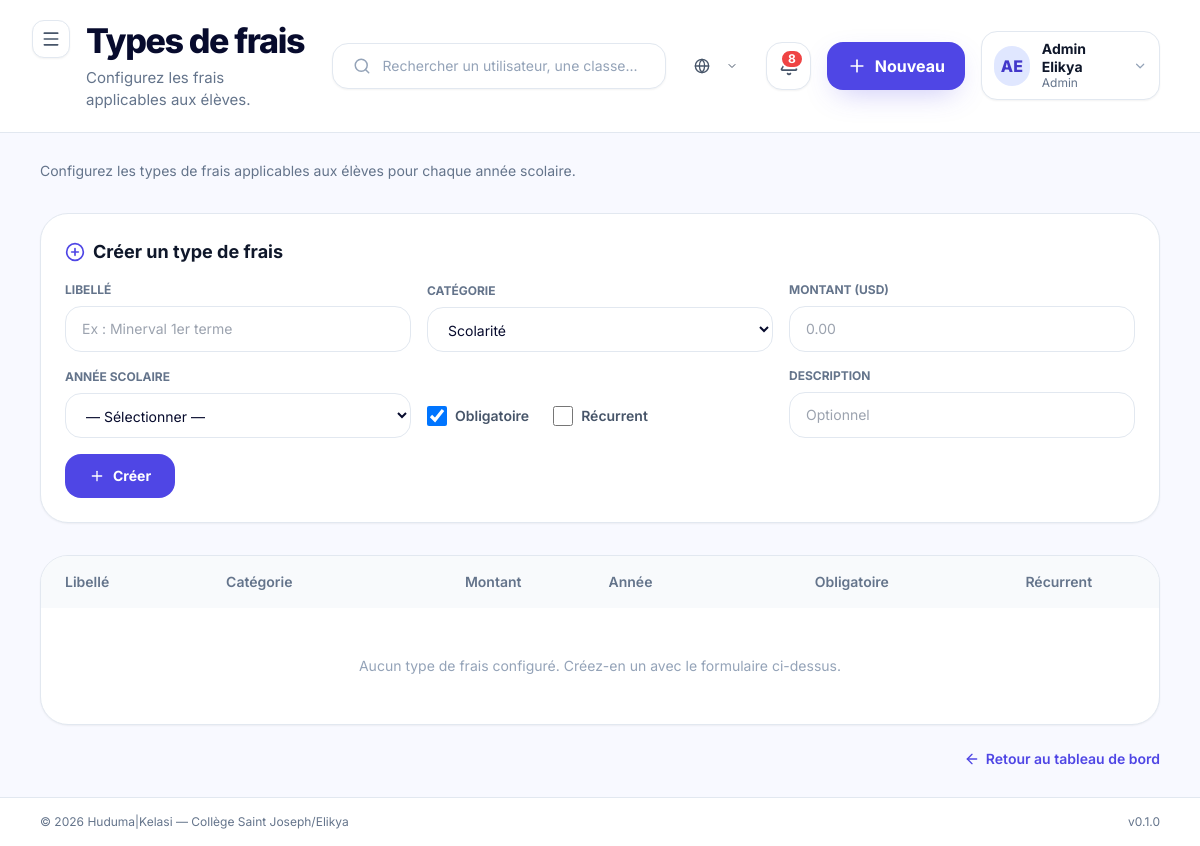
The page /finance/types/ (signed in) on the database its author committed.
### apps/accounts/models.py (models this page shows, shortened)
class User(AbstractBaseUser, PermissionsMixin, BaseModel):
    email = models.EmailField(
        unique=True,
        verbose_name=_("Email"),
        help_text=_("Adresse email utilisée comme identifiant de connexion."),
    )
    first_name = models.CharField(
        max_length=80,
        verbose_name=_("Prénom"),
    )
    last_name = models.CharField(
        max_length=80,
        verbose_name=_("Nom"),
    )
    role = models.CharField(
        max_length=30,
        choices=UserRole.choices,
        default=UserRole.ELEVE,
        verbose_name=_("Rôle"),
        help_text=_("Rôle de l'utilisateur dans la plateforme."),
    )
    phone = models.CharField(
        max_length=30,
        blank=True,
        default="",
        verbose_name=_("Téléphone"),
    )
    avatar = models.ImageField(
        upload_to="avatars/",
        blank=True,
        null=True,
        verbose_name=_("Avatar"),
    )
    is_active = models.BooleanField(
        default=True,
        verbose_name=_("Actif"),
    )
    is_staff = models.BooleanField(
        default=False,
        verbose_name=_("Accès admin Django"),
    )
    date_joined = models.DateTimeField(
        auto_now_add=True,
        verbose_name=_("Date d'inscription"),
    )
    USERNAME_FIELD = "email"
    REQUIRED_FIELDS = ["first_name", "last_name"]
    objects = UserManager()
    class Meta:
        verbose_name = _("Utilisateur")
        verbose_name_plural = _("Utilisateurs")
        ordering = ["last_name", "first_name"]
        indexes = [
            models.Index(fields=["role"]),
            models.Index(fields=["is_active"]),
        ]
    @property
    def full_name(self) -> str:
        return f"{self.first_name} {self.last_name}".strip()
    @property
    def short_label(self) -> str:
        return ROLE_SHORT_LABELS.get(self.role, self.role)
    @property
    def initials(self) -> str:
        first = (self.first_name or "").strip()
        last = (self.last_name or "").strip()
        if first and last:
            return f"{first[0]}{last[0]}".upper()
        if first:
            return first[0].upper()
        if self.email:
            return self.email[0].upper()
        return "?"

### apps/finance/views.py (the view)
# urls.py: path("types/", FraisTypeListView.as_view(), name="frais_type_list"),
class FraisTypeListView(RoleRequiredMixin, ListView):
    model = FraisType
    template_name = "pages/admin/finance/frais_types.html"
    context_object_name = "frais_types"
    allowed_roles = [UserRole.ADMIN]
    def get_queryset(self):
        return FraisType.objects.select_related("annee_scolaire").all().order_by(
            "-annee_scolaire__date_debut", "categorie", "libelle"
        )
    def get_context_data(self, **kwargs):
        ctx = super().get_context_data(**kwargs)
        ctx["page_title"] = "Types de frais"
        ctx["page_subtitle"] = "Configurez les frais applicables aux élèves."
        ctx["annees"] = AnneeScolaire.objects.all().order_by("-date_debut")
        ctx["categorie_choices"] = FraisType.Categorie.choices
        return ctx

### apps/core/context_processors.py (called while the page is built)
def _get_unread_count(user):
    try:
        from apps.notifications.models import Notification
        return Notification.objects.filter(destinataire=user, lu=False).count()
    except Exception:
        return 0

### apps/core/managers.py (called while the page is built)
    def get_queryset(self):
        return super().get_queryset().filter(deleted_at__isnull=True)

### apps/core/mixins.py (called while the page is built)
    def dispatch(self, request, *args, **kwargs):
        user = request.user
        if not user.is_authenticated:
            return self.handle_no_permission()
        if self.allowed_roles and user.role not in self.allowed_roles:
            raise PermissionDenied(
                "Votre rôle ne vous permet pas d'accéder à cette page."
            )
        return super().dispatch(request, *args, **kwargs)

### templates/pages/admin/finance/frais_types.html (shortened to what this page needs)
{% extends "layouts/dashboard.html" %}
{% load huduma_tags %}
{% load static %}
{% block content %}
  <section class="mb-8">
    <p class="text-sm text-slate-500 max-w-2xl">
      Configurez les types de frais applicables aux élèves pour chaque année scolaire.
    </p>
  </section>
  <section class="bg-white border border-slate-200 rounded-[28px] shadow-sm p-6 mb-8">
    <h2 class="font-bold text-slate-900 text-lg mb-4 flex items-center gap-2">
      <i data-lucide="plus-circle" class="w-5 h-5 text-indigo-600"></i>
      Créer un type de frais
    </h2>
    <form method="post" action="{% url 'finance:frais_type_create' %}" class="grid sm:grid-cols-2 lg:grid-cols-3 gap-4 items-end">
      <div>
        <label class="block text-xs font-bold text-slate-500 uppercase mb-2">Libellé</label>
        <input type="text" name="libelle" placeholder="Ex : Minerval 1er terme"
               class="w-full bg-white border border-slate-200 rounded-2xl px-4 py-3 text-sm focus:border-indigo-500 focus:ring-4 focus:ring-indigo-100 outline-none">
      </div>
      <div>
        <label class="block text-xs font-bold text-slate-500 uppercase mb-2">Catégorie</label>
        <select name="categorie" class="w-full bg-white border border-slate-200 rounded-2xl px-4 py-3 text-sm focus:border-indigo-500 outline-none">
          {% for value, label in categorie_choices %}
            <option value="{{ value }}">{{ label }}</option>
          {% endfor %}
        </select>
      </div>
      <div>
        <label class="block text-xs font-bold text-slate-500 uppercase mb-2">Montant (USD)</label>
        <input type="number" name="montant" step="0.01" placeholder="0.00"
               class="w-full bg-white border border-slate-200 rounded-2xl px-4 py-3 text-sm focus:border-indigo-500 outline-none">
      </div>
      <div>
        <label class="block text-xs font-bold text-slate-500 uppercase mb-2">Année scolaire</label>
        <select name="annee_scolaire" class="w-full bg-white border border-slate-200 rounded-2xl px-4 py-3 text-sm focus:border-indigo-500 outline-none">
          <option value="">— Sélectionner —</option>
        </select>
      </div>
      <div class="flex items-center gap-6 pb-3">
        <div class="flex items-center gap-2">
          <input type="checkbox" name="est_obligatoire" id="est_obligatoire" checked
                 class="w-5 h-5 rounded-lg border-slate-300 text-indigo-600 focus:ring-indigo-500">
          <label for="est_obligatoire" class="text-sm font-semibold text-slate-600">Obligatoire</label>
        </div>
        <div class="flex items-center gap-2">
          <input type="checkbox" name="est_recurrent" id="est_recurrent"
                 class="w-5 h-5 rounded-lg border-slate-300 text-indigo-600 focus:ring-indigo-500">
          <label for="est_recurrent" class="text-sm font-semibold text-slate-600">Récurrent</label>
        </div>
      </div>
      <div>
        <label class="block text-xs font-bold text-slate-500 uppercase mb-2">Description</label>
        <input type="text" name="description" placeholder="Optionnel"
               class="w-full bg-white border border-slate-200 rounded-2xl px-4 py-3 text-sm focus:border-indigo-500 outline-none">
      </div>
      <div class="sm:col-span-2 lg:col-span-3">
        <button type="submit"
                class="bg-indigo-600 text-white px-6 py-3 rounded-2xl font-bold text-sm hover:bg-indigo-700 flex items-center gap-2 transition-colors">
          <i data-lucide="plus" class="w-4 h-4"></i>
          Créer
        </button>
      </div>
    </form>
  </section>
  <section class="bg-white border border-slate-200 rounded-[28px] shadow-sm overflow-hidden">
    <div class="overflow-x-auto">
      <table class="w-full text-left">
        <thead class="bg-slate-50">
          <tr class="text-sm text-slate-500">
            <th class="px-6 py-4 font-semibold text-left">Libellé</th>
            <th class="px-6 py-4 font-semibold text-left">Catégorie</th>
            <th class="px-6 py-4 font-semibold text-center">Montant</th>
            <th class="px-6 py-4 font-semibold text-left">Année</th>
            <th class="px-6 py-4 font-semibold text-center">Obligatoire</th>
            <th class="px-6 py-4 font-semibold text-center">Récurrent</th>
          </tr>
        </thead>
        <tbody class="divide-y divide-slate-100 text-sm">
          {% for ft in frais_types %}
            <tr class="hover:bg-slate-50">
              <td class="px-6 py-5 font-bold text-slate-900">{{ ft.libelle }}</td>
              <td class="px-6 py-5">
                <span class="inline-flex items-center gap-1.5 px-3 py-1 rounded-full bg-slate-100 text-slate-600 font-semibold text-xs">
                  {{ ft.get_categorie_display }}
                </span>
              </td>
              <td class="px-6 py-5 text-center font-bold text-slate-900">{{ ft.montant|floatformat:2 }} $</td>
              <td class="px-6 py-5 text-slate-600">{{ ft.annee_scolaire.libelle }}</td>
              <td class="px-6 py-5 text-center">
                {% if ft.est_obligatoire %}
                  <span class="inline-flex items-center gap-1 text-emerald-600"><i data-lucide="check" class="w-4 h-4"></i></span>
                {% else %}
                  <span class="text-slate-300">—</span>
                {% endif %}
              </td>
              <td class="px-6 py-5 text-center">
                {% if ft.est_recurrent %}
                  <span class="inline-flex items-center gap-1 text-emerald-600"><i data-lucide="check" class="w-4 h-4"></i></span>
                {% else %}
                  <span class="text-slate-300">—</span>
                {% endif %}
              </td>
            </tr>
          {% empty %}
            <tr>
              <td colspan="6" class="px-6 py-12 text-center text-slate-400">
                Aucun type de frais configuré. Créez-en un avec le formulaire ci-dessus.
              </td>
            </tr>
          {% endfor %}
        </tbody>
      </table>
    </div>
  </section>
  <div class="flex justify-end mt-6">
    <a href="{% url 'finance:dashboard' %}" class="text-sm font-semibold text-indigo-600 hover:text-indigo-700 flex items-center gap-1.5">
      <i data-lucide="arrow-left" class="w-4 h-4"></i>
      Retour au tableau de bord
    </a>
  </div>
{% endblock %}

### templates/partials/navbar.html (shortened to what this page needs)
<div class="flex flex-col lg:flex-row lg:items-center justify-between gap-6 w-full">
  <div class="flex items-start gap-4">
    <button
      @click="sidebarOpen = !sidebarOpen"
      class="xl:hidden p-2 -ml-2 rounded-xl bg-white border border-slate-200 text-slate-600 hover:bg-slate-50 shadow-sm"
      aria-label="Basculer la sidebar"
    >
      <i data-lucide="menu" class="w-5 h-5"></i>
    </button>
    <div>
      <h2 class="text-[26px] lg:text-[34px] font-extrabold tracking-[-0.04em] text-kelasi-ink leading-tight">
        {% block navbar_title %}{{ page_title|default:"Tableau de bord" }}{% endblock %}
      </h2>
      {% if page_subtitle %}
        <p class="mt-1 text-slate-500 text-[14px] lg:text-[15px]">{{ page_subtitle }}</p>
      {% endif %}
    </div>
  </div>
  <div class="flex items-center gap-4">
    <div class="hidden md:flex items-center gap-3 w-[300px] lg:w-[360px] bg-white border border-slate-200 rounded-2xl px-5 py-3 shadow-sm">
      <i data-lucide="search" class="w-5 h-5 text-slate-400"></i>
      <input
        type="text"
        placeholder="Rechercher un utilisateur, une classe..."
        class="w-full outline-none text-sm bg-transparent text-slate-700 placeholder:text-slate-400"
      >
    </div>
    {% include "partials/language_switcher.html" %}
    <a
      href="{% url 'notifications:list' %}"
      class="relative w-12 h-12 rounded-2xl bg-white border border-slate-200 flex items-center justify-center shadow-sm hover:bg-slate-50"
      title="Notifications"
    >
      {% if unread_notifications_count > 0 %}
        <span class="absolute top-1.5 right-1.5 min-w-[20px] h-5 px-1.5 bg-red-500 text-white text-xs font-bold rounded-full flex items-center justify-center border-2 border-white">
          {{ unread_notifications_count }}
        </span>
      {% endif %}
    </a>
    {% if current_user_role == 'admin' %}
      <button class="hidden sm:flex bg-indigo-600 text-white px-5 py-3 rounded-2xl font-bold items-center gap-2 shadow-indigo-glow hover:bg-indigo-700 transition-colors">
        <i data-lucide="plus" class="w-5 h-5"></i>
        Nouveau
      </button>
    {% endif %}
    <div class="relative" x-data="{ userMenuOpen: false }">
      <button
        @click="userMenuOpen = !userMenuOpen"
        class="flex items-center gap-3 bg-white border border-slate-200 rounded-2xl px-3 py-2 shadow-sm hover:bg-slate-50"
      >
        <span class="w-10 h-10 rounded-full bg-indigo-100 text-indigo-700 flex items-center justify-center font-extrabold">
          {{ request.user.initials }}
        </span>
        <div class="hidden lg:block text-left">
          <p class="text-sm font-bold text-slate-900 leading-tight">{{ request.user.full_name }}</p>
          <p class="text-xs text-slate-500">{{ request.user.short_label }}</p>
        </div>
        <i data-lucide="chevron-down" class="w-4 h-4 text-slate-400 hidden lg:block"></i>
      </button>
    </div>
  </div>
</div>

### templates/layouts/base.html (style rules this page uses)
body { font-family: 'Inter', system-ui, sans-serif; }

### rows shown on the page
User: user.initials "AE", user.full_name "Admin Elikya", user.short_label "Admin"

### other values the page prints
{{ page_title|default:"Tableau de bord" }} "Types de frais"
{{ page_subtitle }} "Configurez les frais applicables aux élèves."
{{ unread_notifications_count }} "8"
{{ HUDUMA_NAME }} "Huduma"
{{ HUDUMA_VERSION }} "0.1.0"
form field categorie "Scolarité"
